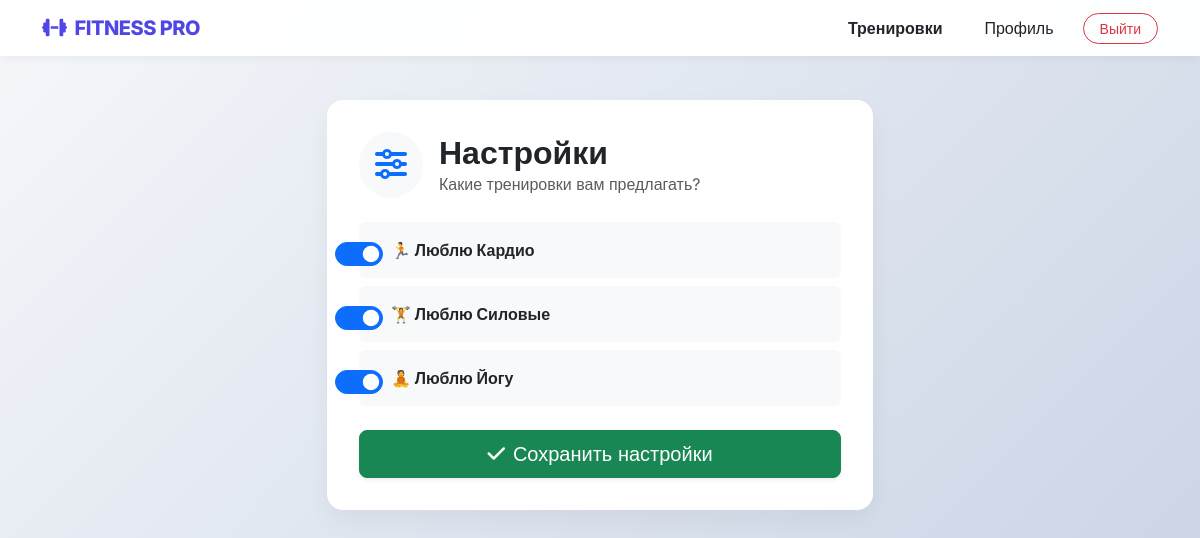
/profile/ (signed in), run on the app's committed database.
### workouts/models.py (models this page shows, shortened)
class Profile(models.Model):
    user = models.OneToOneField(User, on_delete=models.CASCADE)
    want_cardio = models.BooleanField("Хочу Кардио", default=True)
    want_strength = models.BooleanField("Хочу Силовые", default=True)
    want_yoga = models.BooleanField("Хочу Йогу", default=True)

### workouts/views.py (the view)
# urls.py: path('profile/', views.profile, name='profile'),
@login_required
def profile(request):
    if request.method == 'POST':
        form = ProfileForm(request.POST, instance=request.user.profile)
        if form.is_valid():
            form.save()
            return redirect('daily')
    else:
        form = ProfileForm(instance=request.user.profile)
    return render(request, 'workouts/profile.html', {'form': form})

### workouts/forms.py
class ProfileForm(forms.ModelForm):
    class Meta:
        model = Profile
        fields = ['want_cardio', 'want_strength', 'want_yoga']

### workouts/templates/workouts/profile.html (shortened to what this page needs)
{% extends 'workouts/base.html' %}
{% load crispy_forms_tags %}
{% block content %}
<div class="row justify-content-center">
    <div class="col-md-6">
        <div class="card-modern">
            <div class="d-flex align-items-center mb-4">
                <div class="bg-light p-3 rounded-circle me-3">
                    <i class="fa-solid fa-sliders fa-2x text-primary"></i>
                </div>
                <div>
                    <h2 class="fw-bold m-0">Настройки</h2>
                    <p class="text-muted m-0">Какие тренировки вам предлагать?</p>
                </div>
            </div>
            <form method="post">
                <div class="mb-3">
                    <div class="form-check form-switch p-3 bg-light rounded mb-2">
                        {{ form.want_cardio }}
                        <label class="form-check-label fw-bold ms-2" for="{{ form.want_cardio.id_for_label }}">
                            🏃 Люблю Кардио
                        </label>
                    </div>
                    <div class="form-check form-switch p-3 bg-light rounded mb-2">
                        {{ form.want_strength }}
                        <label class="form-check-label fw-bold ms-2" for="{{ form.want_strength.id_for_label }}">
                            🏋️ Люблю Силовые
                        </label>
                    </div>
                    <div class="form-check form-switch p-3 bg-light rounded mb-2">
                        {{ form.want_yoga }}
                        <label class="form-check-label fw-bold ms-2" for="{{ form.want_yoga.id_for_label }}">
                            🧘 Люблю Йогу
                        </label>
                    </div>
                </div>
                <div class="d-grid mt-4">
                    <button type="submit" class="btn btn-success btn-lg shadow-sm">
                        <i class="fa-solid fa-check me-2"></i>Сохранить настройки
                    </button>
                </div>
            </form>
        </div>
    </div>
</div>
{% endblock %}

### workouts/templates/workouts/base.html (style rules this page uses)
body { background: linear-gradient(135deg, #f5f7fa 0%, #c3cfe2 100%); font-family: 'Inter', sans-serif; min-height: 100vh; }
.card-modern { border: none; border-radius: 16px; box-shadow: 0 10px 25px rgba(0,0,0,0.05); background: white; padding: 2rem; }

### data on the page
Profile: want_cardio "☑", want_strength "☑", want_yoga "☑"
